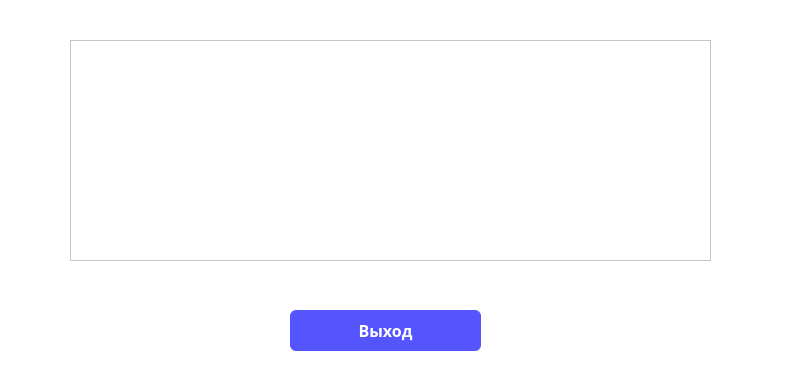
<?xml version="1.0" encoding="UTF-8"?>
<ui version="4.0">
 <class>MainWindow</class>
 <widget class="QMainWindow" name="MainWindow">
  <property name="geometry">
   <rect>
    <x>0</x>
    <y>0</y>
    <width>791</width>
    <height>390</height>
   </rect>
  </property>
  <property name="windowTitle">
   <string>BusinessAssistant</string>
  </property>
  <property name="styleSheet">
   <string notr="true">background-color: white;</string>
  </property>
  <widget class="QWidget" name="centralwidget">
   <widget class="QTableView" name="tableShow">
    <property name="geometry">
     <rect>
      <x>70</x>
      <y>40</y>
      <width>641</width>
      <height>221</height>
     </rect>
    </property>
   </widget>
   <widget class="QPushButton" name="exitButton">
    <property name="geometry">
     <rect>
      <x>290</x>
      <y>310</y>
      <width>191</width>
      <height>41</height>
     </rect>
    </property>
    <property name="font">
     <font>
      <family>Bahnschrift</family>
      <pointsize>12</pointsize>
      <weight>75</weight>
      <bold>true</bold>
     </font>
    </property>
    <property name="cursor">
     <cursorShape>PointingHandCursor</cursorShape>
    </property>
    <property name="styleSheet">
     <string notr="true">QPushButton{
	border-radius: 6px;
	background-color: rgb(85, 85, 255);
	color: white;
}

QPushButton::hover{
	border-radius: 6px;
	background-color: rgb(85, 0, 255);
	color: white;
}

QPushButton::pressed{
	border-radius: 6px;
	background-color: #BEB775;
	color: white;
}
</string>
    </property>
    <property name="text">
     <string>Выход</string>
    </property>
   </widget>
  </widget>
 </widget>
 <resources/>
 <connections/>
</ui>
